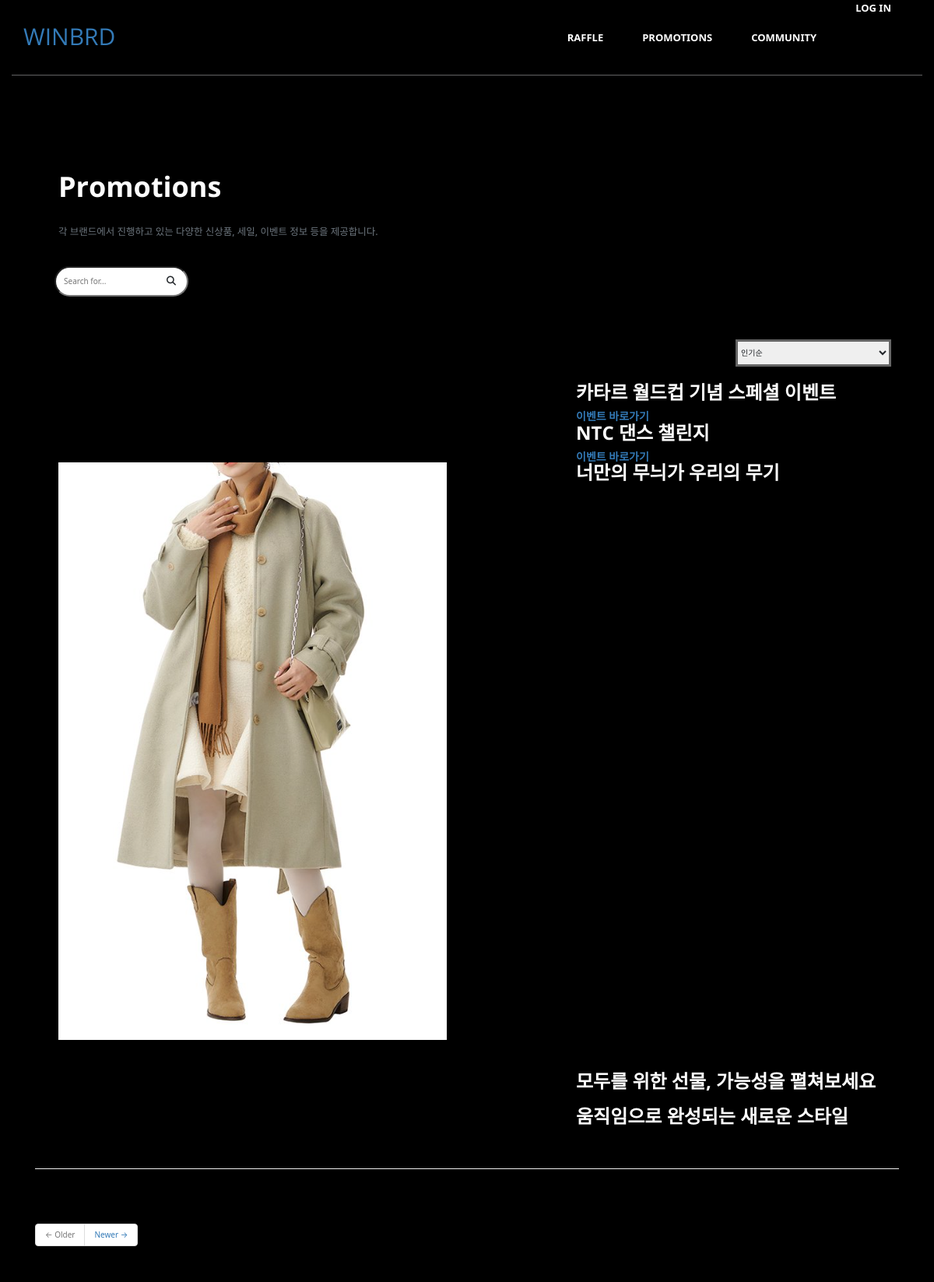
Page /promotions/ on the committed database.
### promotion/models.py (models this page shows, shortened)
class Post(models.Model):
    title = models.CharField(max_length=30)
    content = MarkdownxField()
    link = models.TextField(blank=True)
    link2 = models.TextField(blank=True)
    head_image = models.ImageField(upload_to='raffle/images/%Y/%m/%d/', blank=True)
    create_at = models.DateTimeField(auto_now_add=True)
    updated_at = models.DateTimeField(auto_now=True)
    def get_content_markdown(self):
        return markdown(self.content)

### promotion/views.py (the view)
# urls.py: path('', views.PostList.as_view()),
class PostList(ListView):
    model = Post
    ordering = '-pk'
    paginate_by = 5

### promotion/templates/promotion/post_list.html (shortened to what this page needs)
{% extends 'community/base.html' %}
{% block main_area %}
<section>
    <div class="section" id="projects">
        <div class="container">
            <div class="col-md-12">
                <h1 class="fw-bolder text-col size-50"> Promotions
                </h1>
                <p class="lead fw-normal text-muted">각 브랜드에서 진행하고 있는 다양한 신상품, 세일, 이벤트 정보 등을 제공합니다.</p>
            </div>
        </div>
            <div class="input-group">
                <form class="find-search-bar-form">
                    <input type="text" class="find-search-bar" placeholder="Search for..." id="search-input">
                    <span class="material-symbols-outlined btn btn-secondary btn-sm" type="button" onclick="searchPost();">
                        <i class="fa-solid fa-magnifying-glass"></i>
                    </span>
                </form>
            </div>
            <div class="main-container portfolio-inner clearfix">
            <select class="option-style1">
                <option>인기순</option>
            </select>
{% load static %}
    <div class="container">
        <section>
            {% for p in post_list %}
                <div class="col">
                    <div class="col-md-7">
                        {% if p.head_image %}
                            <a href="{{ p.link }}" style="width:650;height:300px;">
                                <img class="img-fluid rounded mb-3 mb-md-0" src="{{ p.head_image.url }}" alt="">
                            </a>
                        {% else %}
                            <a href="{{ p.link }}">
                                <img class="img-fluid rounded mb-3 mb-md-0" src="https://picsum.photos/seed/{{ p.id }}/650/300" alt="random_image" >
                            </a>
                        {% endif %}
                    </div>
                        <div class="col-md-5">
                        <h3 class="fw-bolder text-col mb-3">{{ p.title }}</h3>
                    {% if p.link2 %}
                        <p><a href="{{ p.link2 }}"><h5 class="fw-bolder" alt="">이벤트 바로가기</h5></a></p>
                    {% endif %}
                    </div>
                </div>
            {% endfor %}
        </section>
    </div>
<hr>
        {% if is_paginated %}
            <ul class="pagination justify-content-center mb-4">
                {% if page_obj.has_previous %}
                    <li class="page-item">
                        <a class="page-link" href="?page={{ page_obj.previous_page_number }}">&larr; Older</a>
                    </li>
                {% else %}
                    <li class="page-item disabled">
                        <a class="page-link" href="#">&larr; Older</a>
                    </li>
                {% endif %}
                {% if page_obj.has_next %}
                    <li class="page-item">
                        <a class="page-link" href="?page={{ page_obj.next_page_number }}">Newer &rarr;</a>
                    </li>
                {% else %}
                    <li class="page-item disabled">
                        <a class="page-link" href="#">Newer &rarr;</a>
                    </li>
                {% endif %}
            </ul>
        {% endif %}
</section>
{% endblock %}

### community/static/community/css/main.css (style rules this page uses)
body { background-img: #fff; font-family: 'Open Sans', sans-serif; line-height: 1; font-size: 13px; color: #a8a8a8; }
ol, ul { margin: 0; padding: 0; list-style: none; }
figure, p { margin: 0; }
a { -webkit-transition: all .3s ease-in 0s; -moz-transition: all .3s ease-in 0s; -ms-transition: all .3s ease-in 0s; -o-transition: all .3s ease-in 0s; transition: all .3s ease-in 0s; }
a, a:focus, a:hover { text-decoration: none; outline: 0; }
h1, h2, h3, h4, h5, h6 { font-family: 'Open Sans', sans-serif; font-weight: normal; margin: 0; }
.btn { border-radius: 0; }
#projects { width: 100%; }

### community/static/community/css/styles1.css (style rules this page uses)
#projects { padding: 100px 0; }
.portfolio-inner { padding-bottom: 0 !important; padding-top: 55px; }
.option-style1 { position: relative; left: 900px; border: 3px solid #656565; width: 200px; height: 35px; margin-bottom: 20px; }
.find-search-bar-form { padding: 0 25px; }
.find-search-bar { margin-top: 15px; background-color: rgb(255, 255, 255); border-radius: 25px; width: 100%; padding: 10px; color: #fff; transition: background-color 0.3s ease-in-out; }
.find-search-bar-form span { position: absolute; font: 1rem; bottom: 0.50rem; right: 30px; }

### community/static/community/css/styles_c.css (style rules this page uses)
body { margin: 0; font-family: var(--bs-body-font-family); font-size: var(--bs-body-font-size); font-weight: var(--bs-body-font-weight); line-height: var(--bs-body-line-height); color: var(--bs-body-color); text-align: var(--bs-body-text-align); background-color: var(--bs-body-bg); -webkit-text-size-adjust: 100%; -webkit-tap-highlight-color: rgba(0, 0, 0, 0); }
*, *::before, *::after { box-sizing: border-box; }
:root { --bs-blue: #0d6efd; --bs-indigo: #6610f2; --bs-purple: #6f42c1; --bs-pink: #d63384; --bs-red: #dc3545; --bs-orange: #fd7e14; --bs-yellow: #ffc107; --bs-green: #198754; --bs-teal: #20c997; --bs-cyan: #0dcaf0; --bs-white: #fff; --bs-gray: #6c757d; --bs-gray-dark: #343a40; --bs-gray-100: #f8f9fa; --bs-gray-200: #e9ecef; --bs-gray-300: #dee2e6; --bs-gray-400: #ced4da; --bs-gray-500: #adb5bd; --bs-gray-600: #6c757d; --bs-gray-700: #495057; --bs-gray-800: #343a40; --bs-gray-900: #212529; --bs-primary: #0d6efd; --bs-secondary: #6c757d; --bs-success: #198754; --bs-info: #0dcaf0; --bs-warning: #ffc107; --bs-danger: #dc3545; --bs-light: #f8f9fa; --bs-dark: #212529; --bs-primary-rgb: 13, 110, 253; --bs-secondary-rgb: 108, 117, 125; --bs-success-rgb: 25, 135, 84; --bs-info-rgb: 13, 202, 240; --bs-warning-rgb: 255, 193, 7; --bs-danger-rgb: 220, 53, 69; --bs-light-rgb: 248, 249, 250; --bs-dark-rgb: 33, 37, 41; --bs-white-rgb: 255, 255, 255; --bs-black-rgb: 0, 0, 0; --bs-body-color-rgb: 33, 37, 41; --bs-body-bg-rgb: 255, 255, 255; --bs-font-sans-serif: system-ui, -apple-system, "Segoe UI", Roboto, "Helvetica Neue", Arial, "Noto Sans", "Liberation Sans", sans-serif, "Apple Color Emoji", "Segoe UI Emoji", "Segoe UI Symbol", "Noto Color Emoji"; --bs-font-monospace: SFMono-Regular, Menlo, Monaco, Consolas, "Liberation Mono", "Courier New", monospace; --bs-gradient: linear-gradient(180deg, rgba(255, 255, 255, 0.15), rgba(255, 255, 255, 0)); --bs-body-font-family: var(--bs-font-sans-serif); --bs-body-font-size: 1rem; --bs-body-font-weight: 400; --bs-body-line-height: 1.5; --bs-body-color: #212529; --bs-body-bg: #fff; }
.container, { width: 100%; margin-right: auto; margin-left: auto; }
.fw-bolder { font-weight: bolder !important; }
:-webkit-any(article, aside, nav, section) h1 { margin-block-start: 0.83em; margin-block-end: 0.83em; }
.text-muted { --bs-text-opacity: 1; color: #fdfdfd !important; }
.text-col { color: #fdfdfd }
.fw-normal { font-weight: 400 !important; }
.lead { font-size: 1.25rem; font-weight: 300; }
.img-fluid { max-width: 100%; height: auto; }
.mb-3 { margin-bottom: 1rem !important; }
.mb-4 { margin-bottom: 1.5rem !important; }
.text-muted { --bs-text-opacity: 1; color: #6c757d !important; }

### rows in the picture
Post: title "카타르 월드컵 기념 스페셜 이벤트"
Post: title "NTC 댄스 챌린지"
Post: head_image (picture), title "너만의 무늬가 우리의 무기"
Post: title "모두를 위한 선물, 가능성을 펼쳐보세요"
Post: title "움직임으로 완성되는 새로운 스타일"
